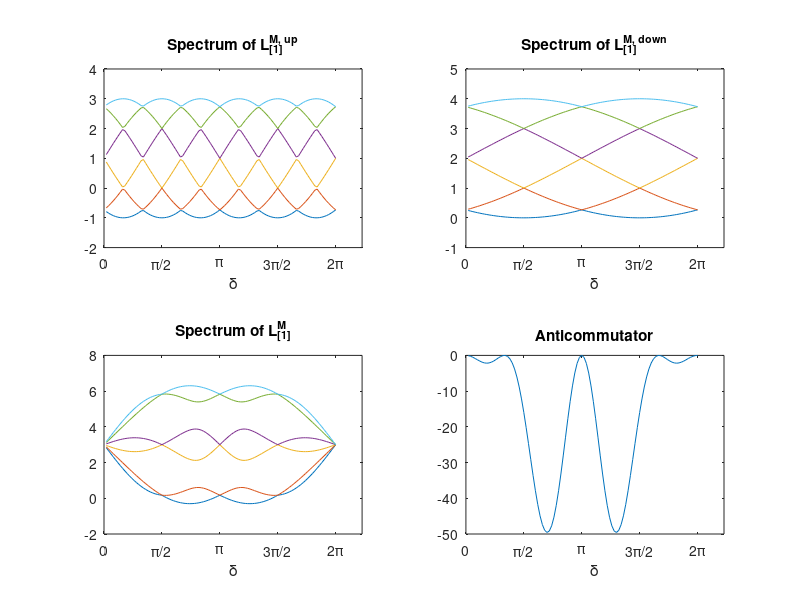

MATLAB code to generate this figure:
% Triangle 1->2, 2->3, 1->3 and 1->2->3
clear
%%% B1
% edges {1, 2}, {1, 3}, {2, 3}
B1 = [-1   -1   0 ; 
       1   0   -1 ; 
       0   1   1 ];

%%% B2
B2 = [ 1 ;
       -1 ;
       1 ];

%% Undirected Version

% Hodge Laplacian
L0u = B1 * B1'; % 0-up Laplacian
L1d = B1' * B1; % 1-up Laplacian, n_edge * n_edge matrix
L1u = B2 * B2'; % 1-up Laplacian, n_edge * n_edge matrix
L2d = B2' * B2; % 2-down Laplacian, n_triangle * n_triangle matrix

% The undirected infered adjacency matrix
A0u = diag(diag(L0u)) - L0u; % this is the same as the standard adjacency matrix for standard graph
D1u = diag(diag(L1u));
A1u = D1u - L1u; % infered adjacency between edges
D1d = diag(diag(L1d));
A1d = D1d - L1d; % infered adjacency between edges

%%
% Triangle slight frustration 1->2, 2->3, 3->1 and 3->2->1
Lup=zeros(6,6);
Ldown=zeros(6,6);

i1 = 1*i
for n=1:100
    
    delta=(2*pi/100)*n;
    
    Lup(1,:)=[1, 0,                 0, i1*exp(i1*delta),   exp(-i1*delta), 0];
    Lup(2,:)=[0, 1,                 -i1*exp(i1*delta), 0,    0, exp(-i1*delta)];
    Lup(3,:)=[0, i1*exp(-i1*delta),    1,0,                -exp(i1*delta), 0];
    Lup(4,:)=[-i1*exp(-i1*delta), 0,     0,1,                 0, exp(i1*delta)];
    Lup(5,:)=[exp(i1*delta), 0,     -exp(-i1*delta), 0,      1,0];
    Lup(6,:)=[0, exp(i1*delta),     0, exp(-i1*delta),       0,1];
    
    
    Ldown(1,:)=[2,0,               0,-i1,   -exp(i1*delta), 0];
    Ldown(2,:)=[0,2,               i1,0,    0, -exp(i1*delta)];
    
    Ldown(3,:)=[0,-i1,             2,0,     1,0];
    Ldown(4,:)=[i1,0,              0,2,     0,-1];
    
    Ldown(5,:)=[-exp(-i1*delta),0,   1,0,     2,0];
    Ldown(6,:)=[0,-exp(-i1*delta),   0,-1,     0,2];
    
    anti_commutator(n)=sum(sum((Lup*Ldown-Ldown*Lup).^2));
    lambda_up(n,:)=sort(eig((Lup)));
    lambda_down(n,:)=sort(eig((Ldown)));
    lambda_L(n,:)=sort(eig((Lup+Ldown)));
    hodge_norm1(n) = norm(Lup*Ldown,"fro") % calculate  
    hodge_norm2(n) = norm(Ldown*Lup,"fro") % calculate  


end
x_grid = (2*pi/100) * linspace(1,100)

figure

subplot(2,2,1);
plot(x_grid, lambda_up(:,1))
hold on 
plot(x_grid, lambda_up(:,2))
plot(x_grid, lambda_up(:,3))
plot(x_grid, lambda_up(:,4))
plot(x_grid, lambda_up(:,5))
plot(x_grid, lambda_up(:,6))
hold off
title('Spectrum of L_{[1]}^{M, up}');
xticks([0 pi/2 pi 3*pi/2 2*pi])
xticklabels({'0', '\pi/2', '\pi', '3\pi/2', '2\pi'})
% Add a label to the x-axis
xlabel('\delta')

subplot(2,2,2);
plot(x_grid, lambda_down(:,1))
hold on 
plot(x_grid, lambda_down(:,2))
plot(x_grid, lambda_down(:,3))
plot(x_grid, lambda_down(:,4))
plot(x_grid, lambda_down(:,5))
plot(x_grid, lambda_down(:,6))
hold off
title('Spectrum of L_{[1]}^{M, down}');
xticks([0 pi/2 pi 3*pi/2 2*pi])
xticklabels({'0', '\pi/2', '\pi', '3\pi/2', '2\pi'})
% Add a label to the x-axis
xlabel('\delta')

subplot(2,2,3);
plot(x_grid, lambda_L(:,1))
hold on 
plot(x_grid, lambda_L(:,2))
plot(x_grid, lambda_L(:,3))
plot(x_grid, lambda_L(:,4))
plot(x_grid, lambda_L(:,5))
plot(x_grid, lambda_L(:,6))
hold off
title('Spectrum of L_{[1]}^{M}');
xticks([0 pi/2 pi 3*pi/2 2*pi])
xticklabels({'0', '\pi/2', '\pi', '3\pi/2', '2\pi'})
% Add a label to the x-axis
xlabel('\delta')

subplot(2,2,4);
plot(x_grid, anti_commutator)
title('Anticommutator');
xticks([0 pi/2 pi 3*pi/2 2*pi])
xticklabels({'0', '\pi/2', '\pi', '3\pi/2', '2\pi'})
% Add a label to the x-axis
xlabel('\delta')
%set(gca, 'FontSize', 14);
saveas(gcf, 'plots\case3.eps', 'epsc');